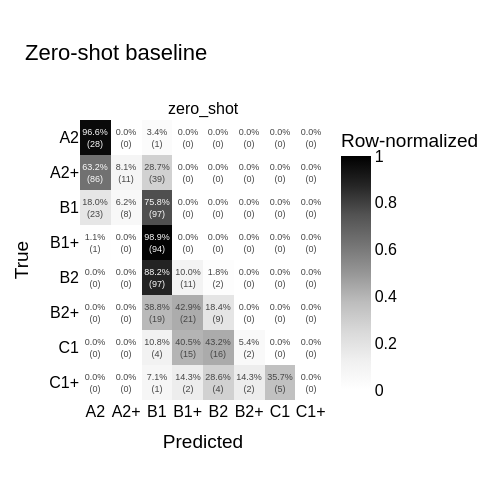

Notebook code cell kept with this figure:
### Markdown cell above
# Zero shot

### Code cell
fig0 = plot_confusion_grid(
    ["zero_shot"], n_rows=1, n_cols=1, title="Zero-shot baseline",
)
fig0.show()

### Figure 1 — Plotly figure (JSON) as saved in the notebook; plotly's stock layout.template omitted (floating-point values rounded to 4 significant figures)
{"data": [{"coloraxis": "coloraxis", "hoverongaps": false, "text": [["96.6%<br>(28)", "0.0%<br>(0)", "3.4%<br>(1)", "0.0%<br>(0)", "0.0%<br>(0)", "0.0%<br>(0)", "0.0%<br>(0)", "0.0%<br>(0)"], ["63.2%<br>(86)", "8.1%<br>(11)", "28.7%<br>(39)", "0.0%<br>(0)", "0.0%<br>(0)", "0.0%<br>(0)", "0.0%<br>(0)", "0.0%<br>(0)"], ["18.0%<br>(23)", "6.2%<br>(8)", "75.8%<br>(97)", "0.0%<br>(0)", "0.0%<br>(0)", "0.0%<br>(0)", "0.0%<br>(0)", "0.0%<br>(0)"], ["1.1%<br>(1)", "0.0%<br>(0)", "98.9%<br>(94)", "0.0%<br>(0)", "0.0%<br>(0)", "0.0%<br>(0)", "0.0%<br>(0)", "0.0%<br>(0)"], ["0.0%<br>(0)", "0.0%<br>(0)", "88.2%<br>(97)", "10.0%<br>(11)", "1.8%<br>(2)", "0.0%<br>(0)", "0.0%<br>(0)", "0.0%<br>(0)"], ["0.0%<br>(0)", "0.0%<br>(0)", "38.8%<br>(19)", "42.9%<br>(21)", "18.4%<br>(9)", "0.0%<br>(0)", "0.0%<br>(0)", "0.0%<br>(0)"], ["0.0%<br>(0)", "0.0%<br>(0)", "10.8%<br>(4)", "40.5%<br>(15)", "43.2%<br>(16)", "5.4%<br>(2)", "0.0%<br>(0)", "0.0%<br>(0)"], ["0.0%<br>(0)", "0.0%<br>(0)", "7.1%<br>(1)", "14.3%<br>(2)", "28.6%<br>(4)", "14.3%<br>(2)", "35.7%<br>(5)", "0.0%<br>(0)"]], "texttemplate": "%{text}", "type": "heatmap", "x": ["A2", "A2+", "B1", "B1+", "B2", "B2+", "C1", "C1+"], "xaxis": "x", "y": ["A2", "A2+", "B1", "B1+", "B2", "B2+", "C1", "C1+"], "yaxis": "y", "z": [[0.9655, 0.0, 0.03448, 0.0, 0.0, 0.0, 0.0, 0.0], [0.6324, 0.08088, 0.2868, 0.0, 0.0, 0.0, 0.0, 0.0], [0.1797, 0.0625, 0.7578, 0.0, 0.0, 0.0, 0.0, 0.0], [0.01053, 0.0, 0.9895, 0.0, 0.0, 0.0, 0.0, 0.0], [0.0, 0.0, 0.8818, 0.1, 0.01818, 0.0, 0.0, 0.0], [0.0, 0.0, 0.3878, 0.4286, 0.1837, 0.0, 0.0, 0.0], [0.0, 0.0, 0.1081, 0.4054, 0.4324, 0.05405, 0.0, 0.0], [0.0, 0.0, 0.07143, 0.1429, 0.2857, 0.1429, 0.3571, 0.0]]}], "layout": {"annotations": [{"font": {"size": 16}, "showarrow": false, "text": "zero_shot", "x": 0.5, "xanchor": "center", "xref": "paper", "y": 1, "yanchor": "bottom", "yref": "paper"}], "coloraxis": {"cmax": 1, "cmin": 0, "colorbar": {"title": {"text": "Row-normalized"}}, "colorscale": [[0, "rgb(255,255,255)"], [0.125, "rgb(240,240,240)"], [0.25, "rgb(217,217,217)"], [0.375, "rgb(189,189,189)"], [0.5, "rgb(150,150,150)"], [0.625, "rgb(115,115,115)"], [0.75, "rgb(82,82,82)"], [0.875, "rgb(37,37,37)"], [1, "rgb(0,0,0)"]]}, "font": {"color": "black", "family": "Arial", "size": 16}, "height": 480, "margin": {"b": 80, "l": 80, "r": 100, "t": 120}, "title": {"text": "Zero-shot baseline"}, "width": 500, "xaxis": {"anchor": "y", "domain": [0, 1], "title": {"text": "Predicted"}}, "yaxis": {"anchor": "x", "autorange": "reversed", "domain": [0, 1], "title": {"text": "True"}}}}
